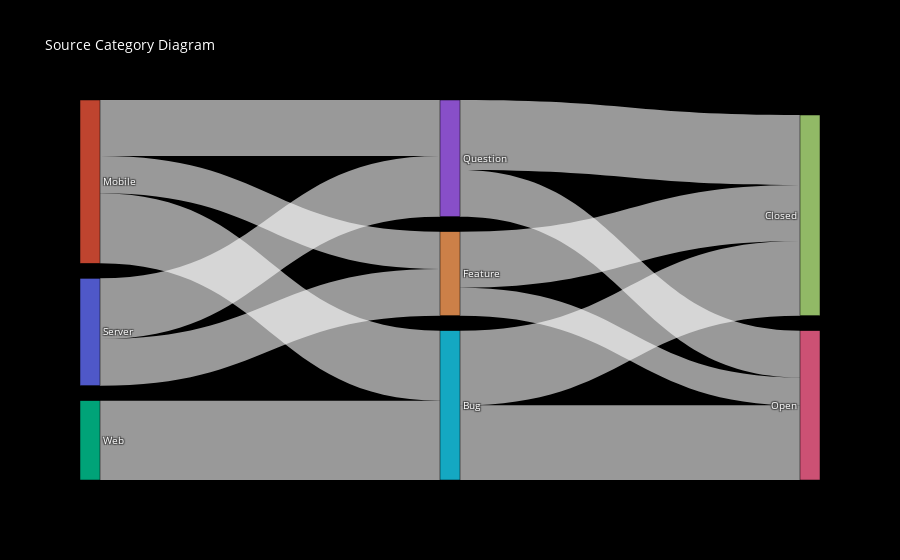

The notebook cell saved with this chart:
### Markdown cell above
# Sankey diagram

### Code cell
import plotly.graph_objects as go

fig = go.Figure(data=[go.Sankey(
    node = dict(
      pad = 15,
      thickness = 20,
      line = dict(color = "black", width = 0.5),
      label = ["Server", "Mobile", "Web", "Question", "Feature", "Bug", "Open", "Closed"]
    ),
    link = dict(
      source = [0, 0, 1, 1, 1, 2, 3, 3, 4, 4, 5, 5], # indices correspond to labels, eg A1, A2, A1, B1, ...
      target = [3, 4, 3, 4, 5, 5, 6, 7, 7, 6, 6, 7],
      value = [13, 10, 12, 8, 15, 17, 10, 15, 12, 6, 16, 16]
  ))])

fig.update_layout(title_text="Source Category Diagram", font_size=10,
                 font=dict(size = 10, color = 'white'),
                 plot_bgcolor='black',
                 paper_bgcolor='black')

fig.show()

### Figure 1 — Plotly figure (JSON) as saved in the notebook; plotly's stock layout.template omitted (floating-point values rounded to 4 significant figures)
{"data": [{"link": {"source": [0, 0, 1, 1, 1, 2, 3, 3, 4, 4, 5, 5], "target": [3, 4, 3, 4, 5, 5, 6, 7, 7, 6, 6, 7], "value": [13, 10, 12, 8, 15, 17, 10, 15, 12, 6, 16, 16]}, "node": {"label": ["Server", "Mobile", "Web", "Question", "Feature", "Bug", "Open", "Closed"], "line": {"color": "black", "width": 0.5}, "pad": 15, "thickness": 20}, "type": "sankey"}], "layout": {"font": {"color": "white", "size": 10}, "paper_bgcolor": "black", "plot_bgcolor": "black", "title": {"text": "Source Category Diagram"}}}
